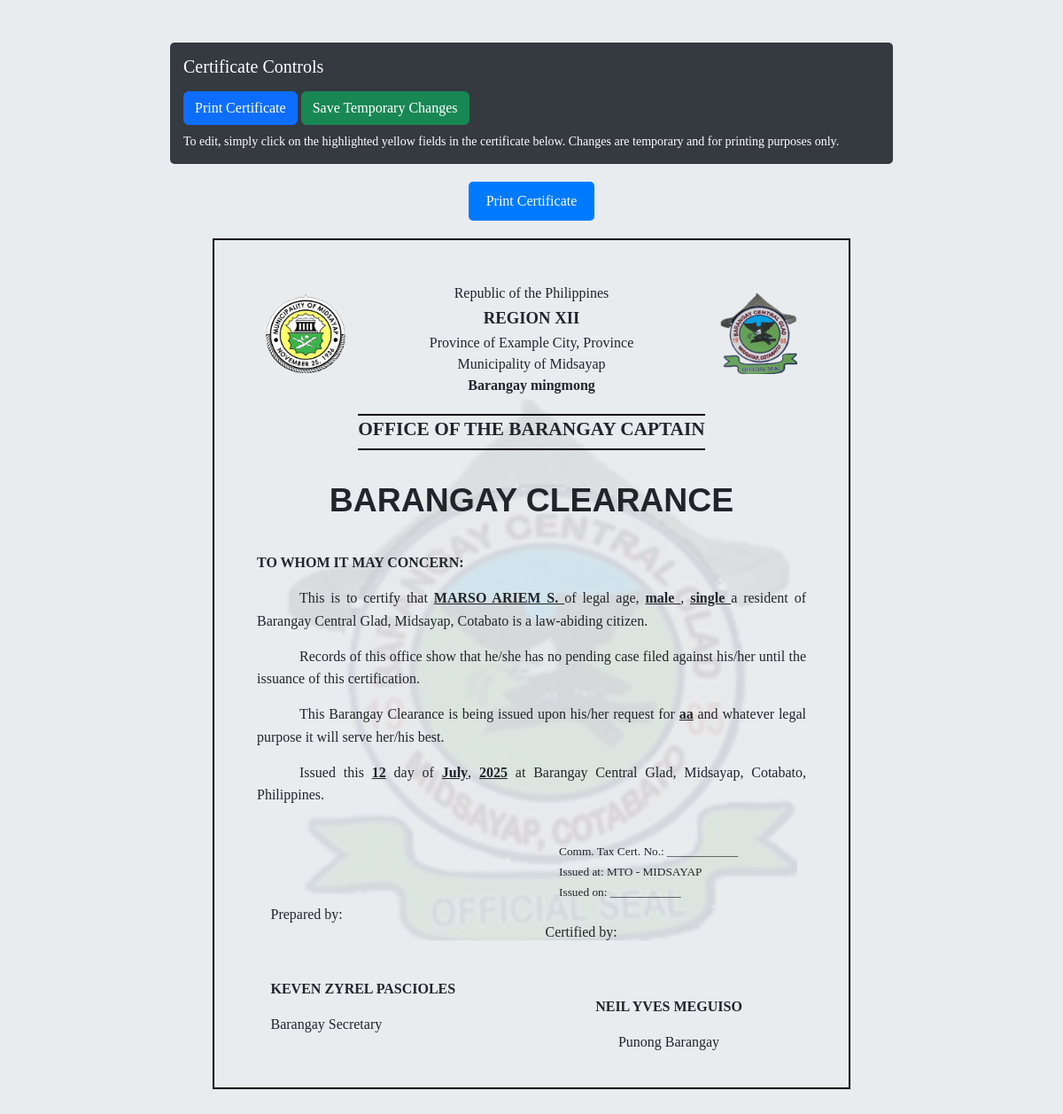
The page /view_certificate.php?id=25 on the database its author committed.
### tables this page shows
CREATE TABLE `issued_certificates` (
  `id` int(11) NOT NULL,
  `resident_id` int(11) NOT NULL,
  `certificate_type_id` int(11) NOT NULL,
  `control_number` varchar(50) NOT NULL,
  `issue_date` date NOT NULL,
  `purpose` text DEFAULT NULL,
  `issuing_official_id` int(11) DEFAULT NULL,
  `fee_paid` decimal(10,2) DEFAULT 0.00,
  `or_number` varchar(50) DEFAULT NULL,
  `remarks` text DEFAULT NULL,
  `created_at` timestamp NOT NULL DEFAULT current_timestamp()
);

CREATE TABLE `residents` (
  `id` int(11) NOT NULL,
  `fullname` varchar(255) DEFAULT NULL,
  `first_name` varchar(100) NOT NULL DEFAULT '',
  `middle_name` varchar(100) DEFAULT NULL,
  `last_name` varchar(100) NOT NULL DEFAULT '',
  `suffix` varchar(20) DEFAULT NULL,
  `gender` enum('Male','Female','Other') NOT NULL,
  `civil_status` varchar(50) NOT NULL DEFAULT 'Single',
  `spouse_name` varchar(255) DEFAULT NULL,
  `birthdate` date DEFAULT NULL,
  `age` int(11) DEFAULT NULL,
  `educational_attainment` enum('No Formal Education','Elementary','Elementary Graduate','High School','High School Graduate','Vocational','College','College Graduate','Post Graduate') DEFAULT NULL,
  `family_planning` enum('Yes','No','Not Applicable') DEFAULT 'Not Applicable',
  `no_maintenance` enum('Yes','No') DEFAULT 'No',
  `water_source` enum('Level 0 - Deepwell','Level 1 - Point Source','Level 2 - Communal Faucet','Level 3 - Individual Connection','Others') DEFAULT NULL,
  `toilet_facility` enum('Water Sealed','Closed Pit','Open Pit','None/No Toilet','Other') DEFAULT NULL,
  `pantawid_4ps` enum('Yes','No') DEFAULT 'No',
  `backyard_gardening` enum('Yes','No') DEFAULT 'No',
  `address` text DEFAULT NULL,
  `contact_number` varchar(20) DEFAULT NULL,
  `email` varchar(100) DEFAULT NULL,
  `status` enum('Active','Deceased','Moved Out','Archived') NOT NULL DEFAULT 'Active',
  `purok_id` int(11) DEFAULT NULL,
  `date_status_changed` date DEFAULT NULL,
  `status_remarks` text DEFAULT NULL,
  `archived_date` datetime DEFAULT NULL,
  `archived_by` varchar(100) DEFAULT NULL,
  `archive_reason` text DEFAULT NULL,
  `registration_date` timestamp NOT NULL DEFAULT current_timestamp(),
  `household_id` int(11) DEFAULT NULL,
  `maintenance_medicine` varchar(50) DEFAULT NULL,
  `other_medicine` varchar(100) DEFAULT NULL,
  `gender_other` varchar(50) DEFAULT NULL
);

### config.php (called while the page is built, shortened)
<?php
function html_escape($text) {
    $text = htmlspecialchars($text, ENT_QUOTES, 'UTF-8');
    $text = str_replace('`', '&#96;', $text);
    return $text;
}
?>

### templates/template_barangay_clearance.php (the view, shortened to what this page needs)
<!DOCTYPE html>
<html lang="en">
<head>
</head>
<body>
    <div class="print-button-container">
        <button class="print-button" onclick="window.print();">Print Certificate</button>
    </div>
    <div class="certificate-container">
        <?php if (!empty($certificate_data['system_settings']['barangay_logo_path']) && file_exists($certificate_data['system_settings']['barangay_logo_path'])): ?>
            <img src="<?php echo html_escape($certificate_data['system_settings']['barangay_logo_path']); ?>" alt="Barangay Watermark" class="watermark-logo">
        <?php endif; ?>
        <div class="header">
            <?php if (!empty($certificate_data['system_settings']['municipality_logo_path']) && file_exists($certificate_data['system_settings']['municipality_logo_path'])): ?>
                <img src="<?php echo html_escape($certificate_data['system_settings']['municipality_logo_path']); ?>" alt="Midsayap Logo" class="logo-left">
            <?php endif; ?>
            <div class="header-text">
                <p>Republic of the Philippines</p>
                <h1>REGION XII</h1>
                <p>Province of <?php echo html_escape($certificate_data['system_settings']['barangay_address_line2'] ?? 'Cotabato'); ?></p>
                <p>Municipality of Midsayap</p>
                <p><strong><?php echo html_escape($certificate_data['system_settings']['barangay_name'] ?? 'Barangay Central Glad'); ?></strong></p>
            </div>
            <?php if (!empty($certificate_data['system_settings']['barangay_logo_path']) && file_exists($certificate_data['system_settings']['barangay_logo_path'])): ?>
                <img src="<?php echo html_escape($certificate_data['system_settings']['barangay_logo_path']); ?>" alt="Barangay Logo" class="logo-right">
            <?php endif; ?>
            <div class="office-name">
                OFFICE OF THE BARANGAY CAPTAIN
            </div>
        </div>
        <div class="title">
            BARANGAY CLEARANCE
        </div>
        <div class="body-content">
            <p contenteditable="true"><strong>TO WHOM IT MAY CONCERN:</strong></p>
            <p contenteditable="true" style="text-indent: 0.5in;">This is to certify that
                <span class="highlight">
                    <?php echo strtoupper(html_escape($certificate_data['resident_name'] ?? '___________________________')); ?>
                </span>of legal age,
                <span class="highlight">
                    <?php echo strtolower(html_escape($certificate_data['gender'] ?? 'male/female')); ?>
                </span>,
                <span class="highlight">
                    <?php echo strtolower(html_escape($certificate_data['resident_civil_status'] ?? 'single/married/widow')); ?>
                </span> a resident of Barangay Central Glad, Midsayap, Cotabato is a law-abiding citizen.
            </p>
            <p contenteditable="true" style="text-indent: 0.5in;">Records of this office show that he/she has no pending case filed against his/her until the issuance of this certification.</p>
            <p contenteditable="true" style="text-indent: 0.5in;">This Barangay Clearance is being issued upon his/her request for
            <span class="highlight"><?php echo html_escape($certificate_data['purpose'] ?? '________________________'); ?></span> and whatever legal purpose it will serve her/his best.</p>
            <p contenteditable="true" style="text-indent: 0.5in;">Issued this <span class="highlight"><?php echo date('j', strtotime($certificate_data['issue_date'] ?? 'now')); ?></span> day of
            <span class="highlight"><?php echo date('F', strtotime($certificate_data['issue_date'] ?? 'now')); ?></span>,
            <span class="highlight"><?php echo date('Y', strtotime($certificate_data['issue_date'] ?? 'now')); ?></span>
            at Barangay Central Glad, Midsayap, Cotabato, Philippines.</p>
        </div>
        <div class="footer-info" contenteditable="true">
            <?php if(!empty($certificate_data['ctc_no'])): ?>
                <p>Comm. Tax Cert. No.: <?php echo html_escape($certificate_data['ctc_no']); ?></p>
            <?php else: ?>
                <p>Comm. Tax Cert. No.: ____________</p>
            <?php endif; ?>
            <?php if(!empty($certificate_data['ctc_issued_at'])): ?>
                <p>Issued at: <?php echo html_escape($certificate_data['ctc_issued_at']); ?></p>
            <?php else: ?>
                <p>Issued at: MTO - MIDSAYAP</p>
            <?php endif; ?>
            <?php if(!empty($certificate_data['ctc_issued_on'])): ?>
                <p>Issued on: <?php echo html_escape(date('m/d/Y', strtotime($certificate_data['ctc_issued_on']))); ?></p>
            <?php else: ?>
                <p>Issued on: ____________</p>
            <?php endif; ?>
        </div>
        <div class="signature-container">
            <div class="signature-block">
                <p contenteditable="true">Prepared by:</p>
                <p contenteditable="true" class="signature-name">
                    <?php echo strtoupper(html_escape($certificate_data['secretary_fullname'] ?? 'EDISON E. CAMACUNA')); ?>
                </p>
                <p contenteditable="true" class="signature-title">
                    <?php echo ucwords(html_escape($certificate_data['secretary_position'] ?? 'Barangay Secretary')); ?>
                </p>
            </div>
            <div class="signature-block certified">
                <p contenteditable="true">Certified by:</p>
                <p contenteditable="true" class="signature-name">
                    <?php echo strtoupper(html_escape($certificate_data['issuing_official_fullname'] ?? 'HON. VERNON E. PAPELERA')); ?>
                </p>
                <p contenteditable="true" class="signature-title">
                    <?php echo ucwords(html_escape($certificate_data['issuing_official_position'] ?? 'Punong Barangay')); ?>
                </p>
            </div>
        </div>
    </div>
</body>
</html>

### rows shown on the page
issued_certificates: resident.gender "male", resident.civil_status "single", purpose "aa", issue_date "12", issue_date "July", issue_date "2025"

### other values the page prints
$certificate_data['system_settings']['barangay_address_line2'] "Example City, Province"
$certificate_data['system_settings']['barangay_name'] "Barangay mingmong"
$certificate_data['resident_name'] "MARSO ARIEM S."
$certificate_data['secretary_fullname'] "KEVEN ZYREL PASCIOLES"
$certificate_data['secretary_position'] "Barangay Secretary"
$certificate_data['issuing_official_fullname'] "NEIL YVES MEGUISO"
$certificate_data['issuing_official_position'] "Punong Barangay"
